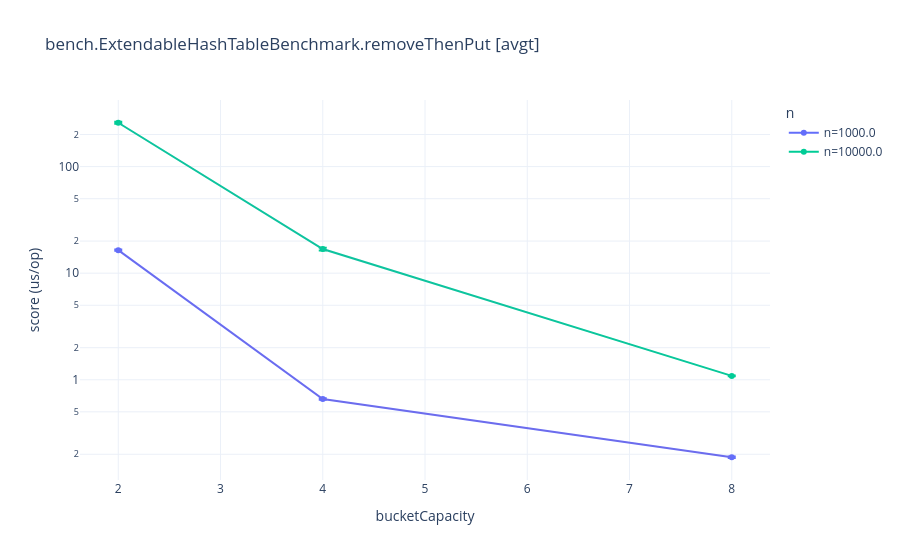

Notebook code for this chart:
### Markdown cell above
### bench.ExtendableHashTableBenchmark.removeThenPut
**mode**: `avgt`

### Code cell
g = df[(df['benchmark'] == "bench.ExtendableHashTableBenchmark.removeThenPut") & (df['mode'] == "avgt")].copy()
fig, x_param, series_param, varying = build_chart(g, "bench.ExtendableHashTableBenchmark.removeThenPut [avgt]")
fig.show()
table_cols = ['benchmark', 'mode'] + [c for c in param_cols if c in g.columns] + ['score', 'scoreError', 'ciLow', 'ciHigh', 'unit']
display(g[table_cols].sort_values(table_cols[:2]).reset_index(drop=True))

### Figure 1 — Plotly figure (JSON) as saved in the notebook; plotly's stock layout.template omitted (floating-point values rounded to 4 significant figures)
{"data": [{"error_y": {"array": [0.2137, 0.01001, 0.00294], "type": "data", "visible": true}, "mode": "lines+markers", "name": "n=1000.0", "type": "scatter", "x": [2.0, 4.0, 8.0], "y": [16.44, 0.6599, 0.1875]}, {"fill": "toself", "hoverinfo": "skip", "line": {"width": 0}, "mode": "lines", "opacity": 0.15, "showlegend": false, "type": "scatter", "x": [2.0, 4.0, 8.0, 8.0, 4.0, 2.0], "y": [16.66, 0.6699, 0.1904, 0.1845, 0.6499, 16.23]}, {"error_y": {"array": [5.824, 0.5121, 0.007134], "type": "data", "visible": true}, "mode": "lines+markers", "name": "n=10000.0", "type": "scatter", "x": [2.0, 4.0, 8.0], "y": [257.9, 16.84, 1.087]}, {"fill": "toself", "hoverinfo": "skip", "line": {"width": 0}, "mode": "lines", "opacity": 0.15, "showlegend": false, "type": "scatter", "x": [2.0, 4.0, 8.0, 8.0, 4.0, 2.0], "y": [263.7, 17.35, 1.094, 1.08, 16.33, 252.0]}], "layout": {"legend": {"title": {"text": "n"}}, "title": {"text": "bench.ExtendableHashTableBenchmark.removeThenPut [avgt]"}, "xaxis": {"title": {"text": "bucketCapacity"}}, "yaxis": {"title": {"text": "score (us/op)"}, "type": "log"}}}
